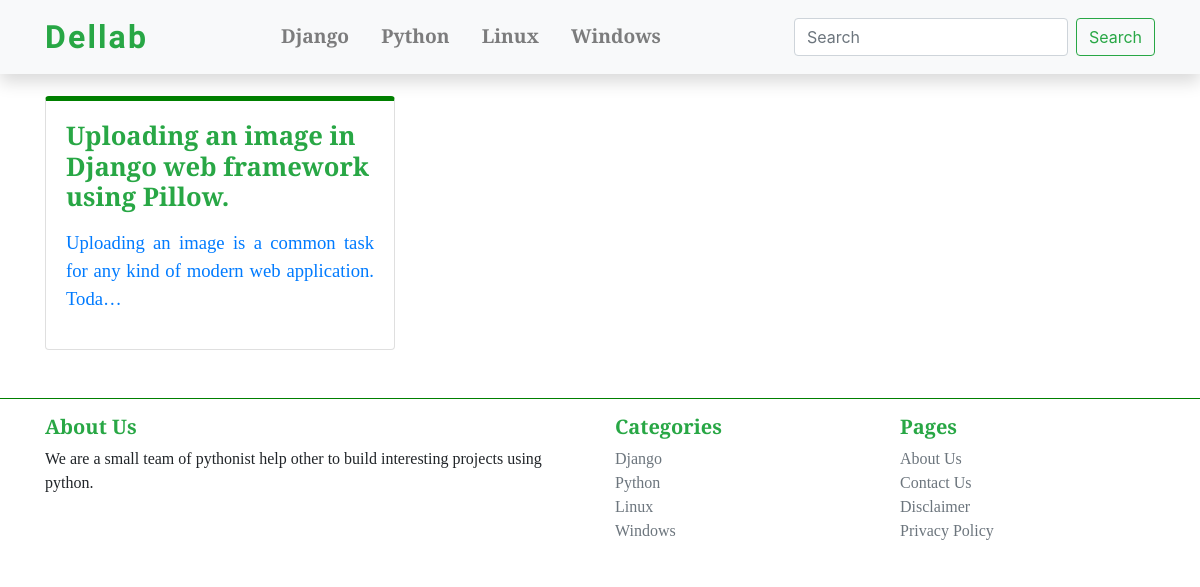
Before: /django/ with the older database file.
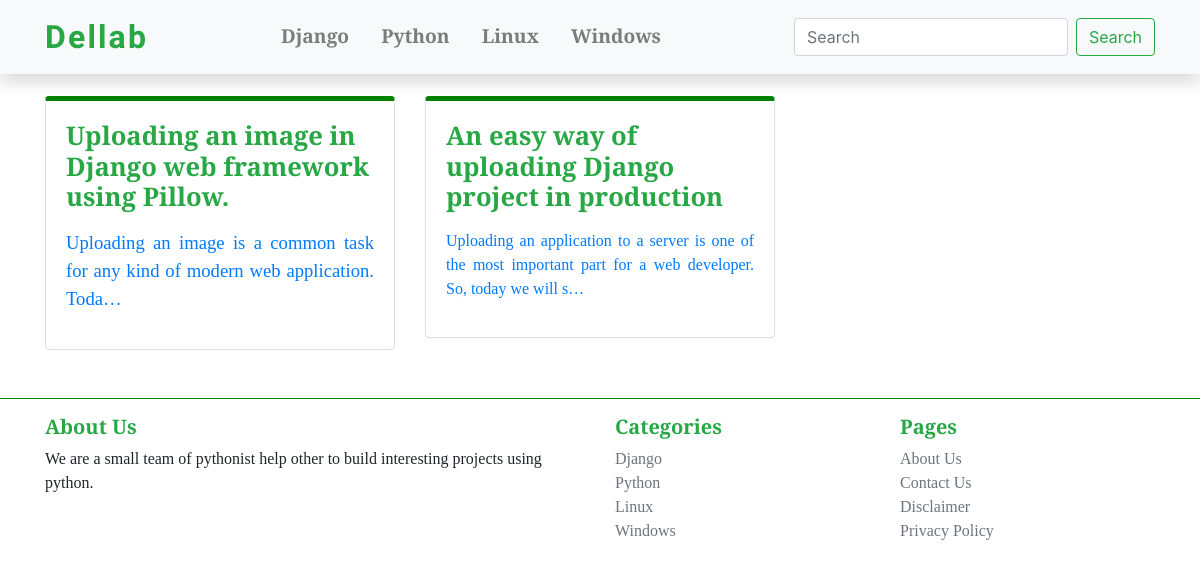
After: the same page with the newer database file.
### blog/models.py (models this page shows, shortened)
class Blog(models.Model):
    title = models.TextField(unique=True, max_length=987)
    updated = models.DateField(auto_now=True, auto_now_add=False)
    timestamp = models.DateTimeField(auto_now=False, auto_now_add=True)
    category = models.ForeignKey(Category, on_delete=models.CASCADE)
    content = HTMLField()
    slug = models.SlugField(blank=True, max_length=987)
    def get_absolute_url(self):
        return reverse("details", kwargs={"id": self.id, 'slug': self.slug})

### blog/views.py (the view)
# urls.py: path('django/', views.django_index, name='django_index'),
def django_index(request):
    django = Blog.objects.filter(Q(category__title__contains ='django'))
    return render(request, 'django/index.html', {'django': django })

### templates/django/index.html (shortened to what this page needs)
{% extends 'master.html' %}
{% block main %}
    <div class="container mt-5">
        <div class="row">
            {% for django in django %}
                <div class="col-md-4 mt-5">
                    <div class="card" style=" font-family: 'Averia Serif Libre', cursive; border-top: 5px solid green; border-radius:1.6 rem">
                        <a href={{ django.get_absolute_url }} " style='text-decoration: none;'>
                            <div class="card-body">
                                <h5 class="card-title text-success text-align-center font-weight-bold" style='font-size: 1.6rem; justify-content: center'>{{django.title|safe}}</h5>
                                <p class="card-text text-secondary" style='font-size: 1.3rem; justify: center'>{{django.content|truncatechars:144|safe}}</p>
                            </div>
                        </a>
                    </div>
                </div>
            {% endfor %}
        </div>
    </div>
{% endblock main %}

Changed rows visible on the page:
added Blog: title "An easy way of uploading Django project in production", content "Uploading an application to a server is one of the most important part for a web developer. So, today we will s…"
